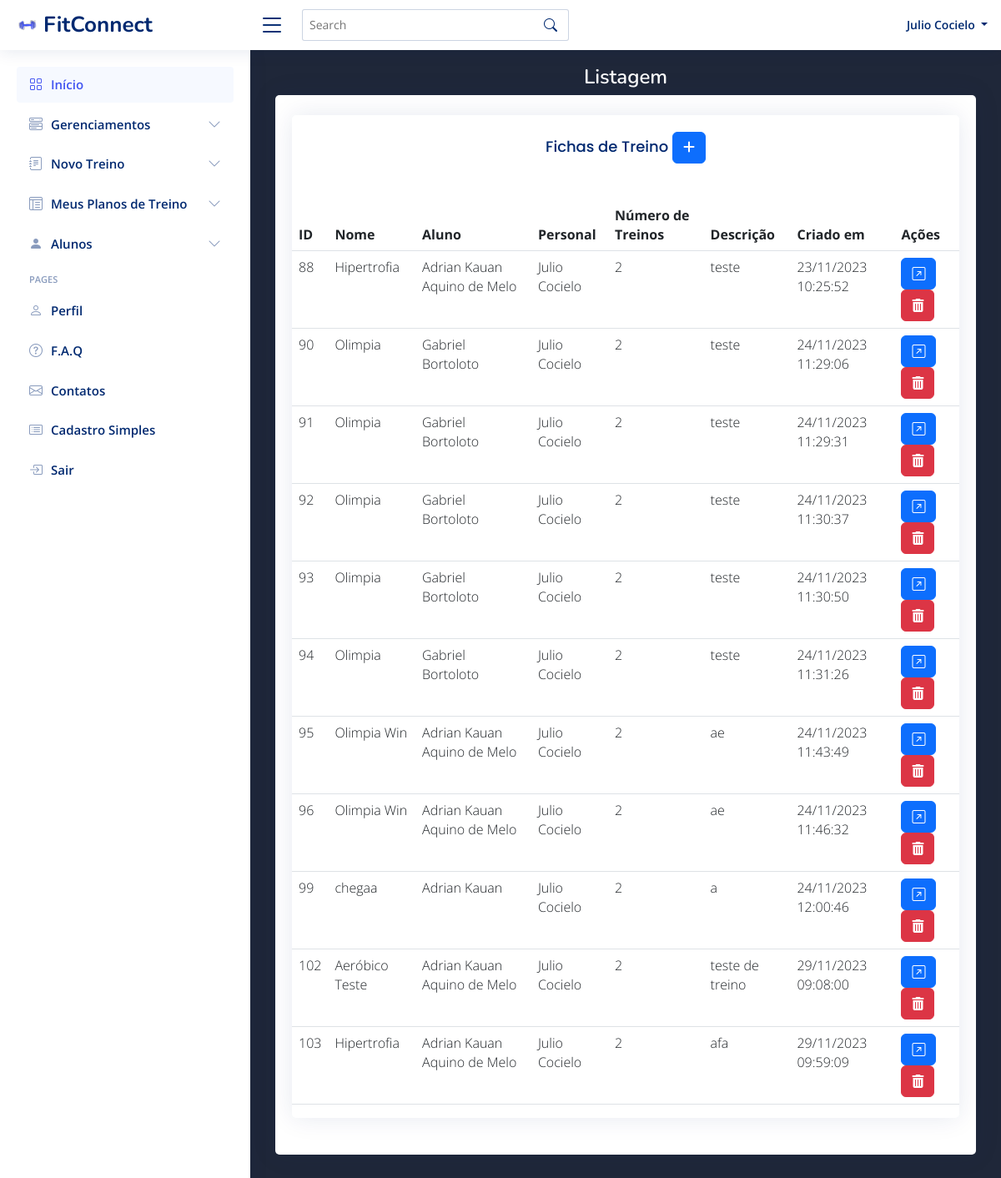
The page /listarFichaTreinoPersonal.php (signed in) on the database its author committed.
### tables this page shows
CREATE TABLE `ficha_treino` (
  `id` int(11) NOT NULL,
  `nome` varchar(255) NOT NULL,
  `aluno_id` int(11) NOT NULL,
  `personal_id` int(11) DEFAULT NULL,
  `num_treinos` int(11) NOT NULL,
  `descricao` text NOT NULL,
  `dataCadastro` datetime NOT NULL DEFAULT current_timestamp()
);

CREATE TABLE `aluno` (
  `id` int(11) NOT NULL,
  `nome` varchar(100) NOT NULL,
  `email` varchar(100) NOT NULL,
  `senha` varchar(50) NOT NULL,
  `sexo` varchar(10) NOT NULL,
  `dataNascimento` date DEFAULT NULL,
  `cpf` varchar(15) NOT NULL,
  `telefone` varchar(20) NOT NULL,
  `cep` varchar(15) NOT NULL,
  `endereco` varchar(60) NOT NULL,
  `numero` varchar(6) NOT NULL,
  `bairro` varchar(45) NOT NULL,
  `cidade` varchar(100) NOT NULL,
  `estado` varchar(20) NOT NULL,
  `avaliacao` varchar(20) NOT NULL,
  `observacao` varchar(500) NOT NULL,
  `dataCadastro` datetime NOT NULL DEFAULT current_timestamp() ON UPDATE current_timestamp()
);

CREATE TABLE `personal` (
  `id` int(11) NOT NULL,
  `nome` varchar(100) NOT NULL,
  `email` varchar(100) NOT NULL,
  `senha` varchar(50) NOT NULL,
  `sexo` varchar(10) NOT NULL,
  `dataNascimento` date DEFAULT NULL,
  `cref` varchar(15) NOT NULL,
  `cpf` varchar(11) NOT NULL,
  `cnpj` varchar(20) NOT NULL,
  `telefone` varchar(20) NOT NULL,
  `cep` varchar(15) NOT NULL,
  `endereco` varchar(100) NOT NULL,
  `numero` varchar(6) NOT NULL,
  `bairro` varchar(45) NOT NULL,
  `cidade` varchar(50) NOT NULL,
  `estado` varchar(20) NOT NULL,
  `observacao` varchar(500) NOT NULL,
  `estatus` varchar(10) NOT NULL DEFAULT 'ativo',
  `dataCadastro` datetime NOT NULL DEFAULT current_timestamp() ON UPDATE current_timestamp()
);

### listarFichaTreinoPersonal.php (the view, shortened to what this page needs)
<?php
require_once('conexao.php');
$idPersonalLogado = $_SESSION['id'];
$sqlSelect = "SELECT ft.*, a.nome AS nome_aluno, p.nome AS nome_personal
              FROM ficha_treino ft
              JOIN aluno a ON ft.aluno_id = a.id
              JOIN personal p ON ft.personal_id = p.id
              WHERE ft.personal_id = ?";
$stmtSelect = $conexao->prepare($sqlSelect);
$stmtSelect->bind_param("i", $idPersonalLogado);
$stmtSelect->execute();
$resultados = $stmtSelect->get_result();
?>
<!DOCTYPE html>
<html lang="pt-br">
<head>
    <link href="https://cdn.jsdelivr.net/npm/bootstrap@5.3.0-alpha3/dist/css/bootstrap.min.css" rel="stylesheet"
>
    <link href="assets/vendor/bootstrap/css/bootstrap.min.css" rel="stylesheet">
    <link href="assets/vendor/bootstrap-icons/bootstrap-icons.css" rel="stylesheet">
    <link href="assets/vendor/boxicons/css/boxicons.min.css" rel="stylesheet">
    <link href="assets/vendor/quill/quill.snow.css" rel="stylesheet">
    <link href="assets/vendor/quill/quill.bubble.css" rel="stylesheet">
    <link href="assets/vendor/remixicon/remixicon.css" rel="stylesheet">
    <link href="assets/vendor/simple-datatables/style.css" rel="stylesheet">
    <link href="assets/css/style.css" rel="stylesheet">
    <link rel="stylesheet" href="assets/css/tableFicha.css">
</head>
<body>
    <?php if ($_SESSION['perfil'] == 'aluno') {
        require_once('menuAluno.php');
    } elseif ($_SESSION['perfil'] == 'personal') {
        require_once('menuPersonal.php');
    } elseif ($_SESSION['perfil'] == 'admin') {
        require_once('menu.php');
    } ?>
    <main id="main" class="main">
        <div class="pagetitle">
            <h1><span class="blue">Listagem</span></h1>
        </div>
        <section class="section">
            <div class="row">
                <div class="col-lg-12">
                    <div class="card">
                        <div class="card-body">
                            <div class="card mt-4 mb-4">
                                <div class="card-body">
                                    <h2 class="card-title">Fichas de Treino
                                        <a href="planoTreinoAluno.php" class="btn btn-primary btn-sn">
                                            <i class="fa-solid fa-plus"></i>
                                        </a>
                                    </h2>
                                </div>
                                <div style="overflow-x: auto">
                                    <table class="table datatable">
                                        <thead>
                                            <tr>
                                                <th scope="col">ID</th>
                                                <th scope="col">Nome</th>
                                                <th scope="col">Aluno</th>
                                                <th scope="col">Personal</th>
                                                <th scope="col">Número de Treinos</th>
                                                <th scope="col">Descrição</th>
                                                <th scope="col">Criado em</th>
                                                <th scope="col">Ações</th>
                                            </tr>
                                        </thead>
                                        <tbody>
                                            <?php while ($linha = mysqli_fetch_array($resultados)) { ?>
                                                <tr>
                                                    <td>
                                                        <?= $linha['id'] ?>
                                                    </td>
                                                    <td>
                                                        <?= $linha['nome'] ?>
                                                    </td>
                                                    <td>
                                                        <?= $linha['nome_aluno'] ?>
                                                    </td>
                                                    <td>
                                                        <?= $linha['nome_personal'] ?>
                                                    </td>
                                                    <td>
                                                        <?= $linha['num_treinos'] ?>
                                                    </td>
                                                    <td>
                                                        <?= $linha['descricao'] ?>
                                                    </td>
                                                    <td>
                                                    <?php
                                                        $dataCadastro = new DateTime($linha['dataCadastro']);
                                                        echo $dataCadastro->format('d/m/Y H:i:s');
                                                        ?>
                                                    </td>
                                                    <td>
                                                        <a href="mostrarFichaTreino.php?id=<?= $linha['id'] ?>"
                                                            class="btn btn-primary">
                                                            <i class="bi bi-arrow-up-right-square"></i>
                                                        </a>
                                                        <a href="listarFichaTreinoPersonal.php?id=<?= $linha['id'] ?>"
                                                            class="btn btn-danger"
                                                            onclick="return confirm('Confirma exclusão?')">
                                                            <i class="fa-solid fa-trash-can"></i>
                                                        </a>
                                                    </td>
                                                </tr>
                                            <?php } ?>
                                        </tbody>
                                    </table>
                                </div>
                            </div>
                        </div>
                    </div>
                </div>
            </div>
        </section>
</body>
</html>

### assets/css/style.css (style rules this page uses)
:root { scroll-behavior: smooth; }
body { font-family: "Open Sans", sans-serif; background: #f6f9ff; color: #444444; }
a { color: #4154f1; text-decoration: none; }
h1, h2, h3, h4, h5, h6 { font-family: "Nunito", sans-serif; }
#main { margin-top: 60px; padding: 20px 30px; transition: all 0.3s; }
.pagetitle { margin-bottom: 10px; }
.pagetitle h1 { font-size: 24px; margin-bottom: 0; font-weight: 600; color: #012970; }
.card { margin-bottom: 30px; border: none; border-radius: 5px; box-shadow: 0px 0 30px rgba(1, 41, 112, 0.1); }
.card-title { padding: 20px 0 15px 0; font-size: 18px; font-weight: 500; color: #012970; font-family: "Poppins", sans-serif; }
.card-body { padding: 0 20px 20px 20px; }
@media (min-width: 1200px) { #main, #footer { margin-left: 300px; } }

### assets/css/tableFicha.css (style rules this page uses)
body { font-family: 'Open Sans', sans-serif; font-weight: 300; line-height: 1.42em; color:#A7A1AE; background-color:#1F2739; }
h1 { font-size:3em; font-weight: 300; line-height:1em; text-align: center; color: #4DC3FA; }
h2 { font-size:1em; font-weight: 300; text-align: center; display: block; line-height:1em; padding-bottom: 2em; color: #000000; }
h2 a { font-weight: 700; text-transform: uppercase; color: #000000; text-decoration: none; }
.blue { color: #ffffff; }

### rows shown on the page
ficha_treino: id "88", nome "Hipertrofia", aluno.nome "Adrian Kauan Aquino de Melo", personal.nome "Julio Cocielo", num_treinos "2", descricao "teste", dataCadastro "23/11/2023 10:25:52"
ficha_treino: id "90", nome "Olimpia", aluno.nome "Gabriel Bortoloto", personal.nome "Julio Cocielo", num_treinos "2", descricao "teste", dataCadastro "24/11/2023 11:29:06"
ficha_treino: id "91", nome "Olimpia", aluno.nome "Gabriel Bortoloto", personal.nome "Julio Cocielo", num_treinos "2", descricao "teste", dataCadastro "24/11/2023 11:29:31"
ficha_treino: id "92", nome "Olimpia", aluno.nome "Gabriel Bortoloto", personal.nome "Julio Cocielo", num_treinos "2", descricao "teste", dataCadastro "24/11/2023 11:30:37"
ficha_treino: id "93", nome "Olimpia", aluno.nome "Gabriel Bortoloto", personal.nome "Julio Cocielo", num_treinos "2", descricao "teste", dataCadastro "24/11/2023 11:30:50"
ficha_treino: id "94", nome "Olimpia", aluno.nome "Gabriel Bortoloto", personal.nome "Julio Cocielo", num_treinos "2", descricao "teste", dataCadastro "24/11/2023 11:31:26"
ficha_treino: id "95", nome "Olimpia Win", aluno.nome "Adrian Kauan Aquino de Melo", personal.nome "Julio Cocielo", num_treinos "2", descricao "ae", dataCadastro "24/11/2023 11:43:49"
ficha_treino: id "96", nome "Olimpia Win", aluno.nome "Adrian Kauan Aquino de Melo", personal.nome "Julio Cocielo", num_treinos "2", descricao "ae", dataCadastro "24/11/2023 11:46:32"
ficha_treino: id "99", nome "chegaa", aluno.nome "Adrian Kauan", personal.nome "Julio Cocielo", num_treinos "2", descricao "a", dataCadastro "24/11/2023 12:00:46"
ficha_treino: id "102", nome "Aeróbico Teste", aluno.nome "Adrian Kauan Aquino de Melo", personal.nome "Julio Cocielo", num_treinos "2", descricao "teste de treino", dataCadastro "29/11/2023 09:08:00"
ficha_treino: id "103", nome "Hipertrofia", aluno.nome "Adrian Kauan Aquino de Melo", personal.nome "Julio Cocielo", num_treinos "2", descricao "afa", dataCadastro "29/11/2023 09:59:09"

### other values the page prints
$personal_name "Julio Cocielo"
